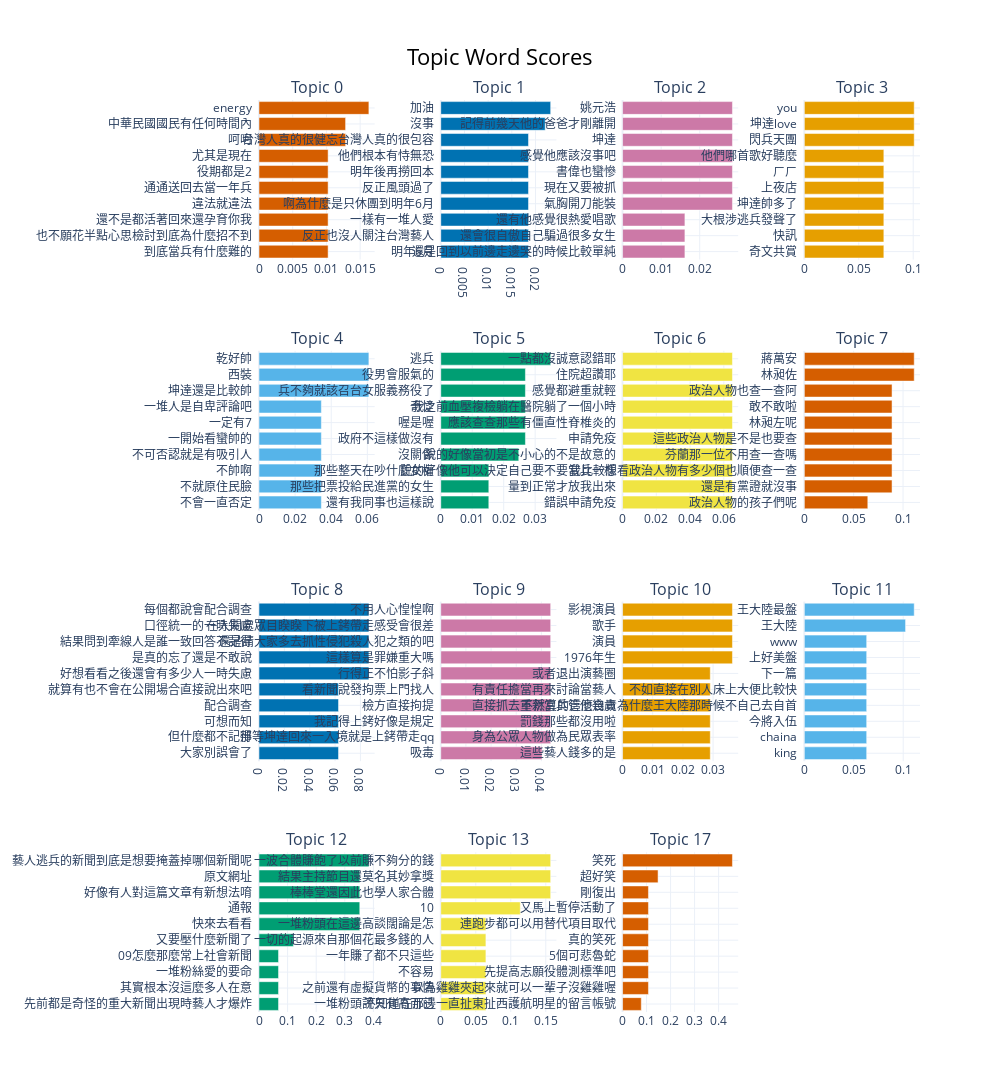
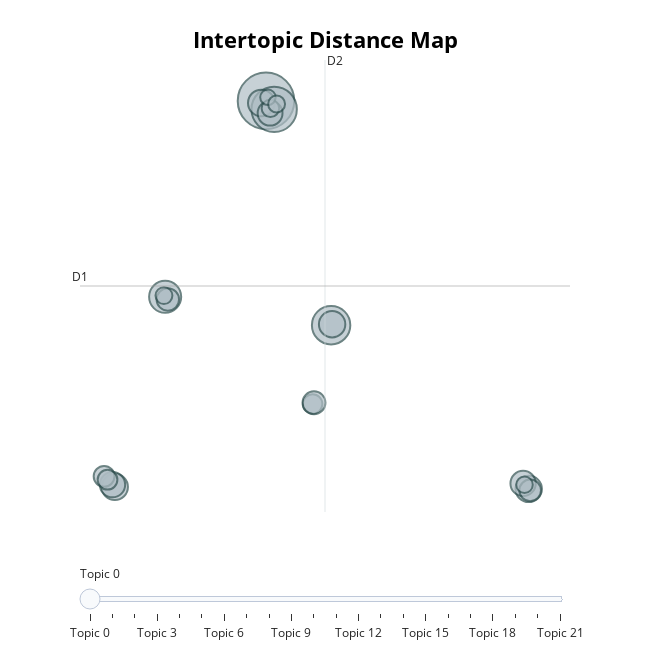
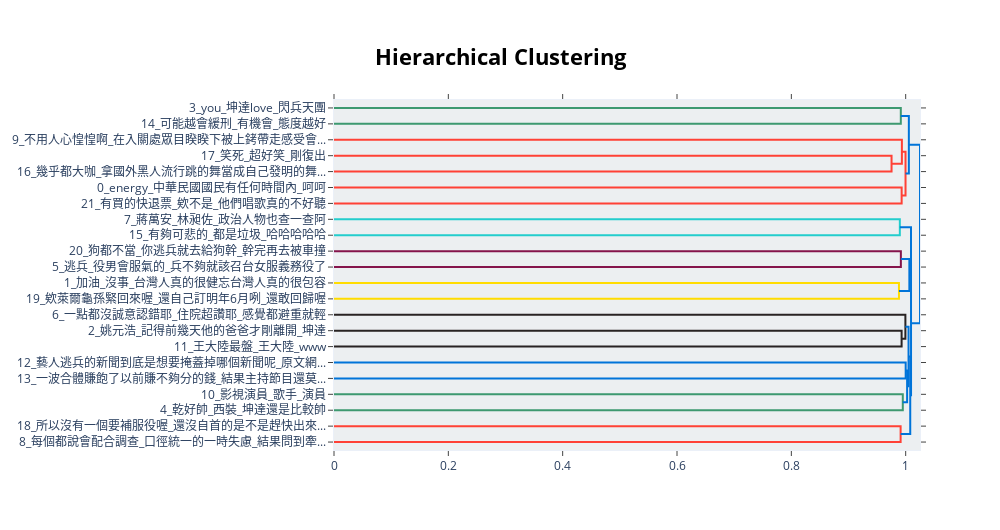
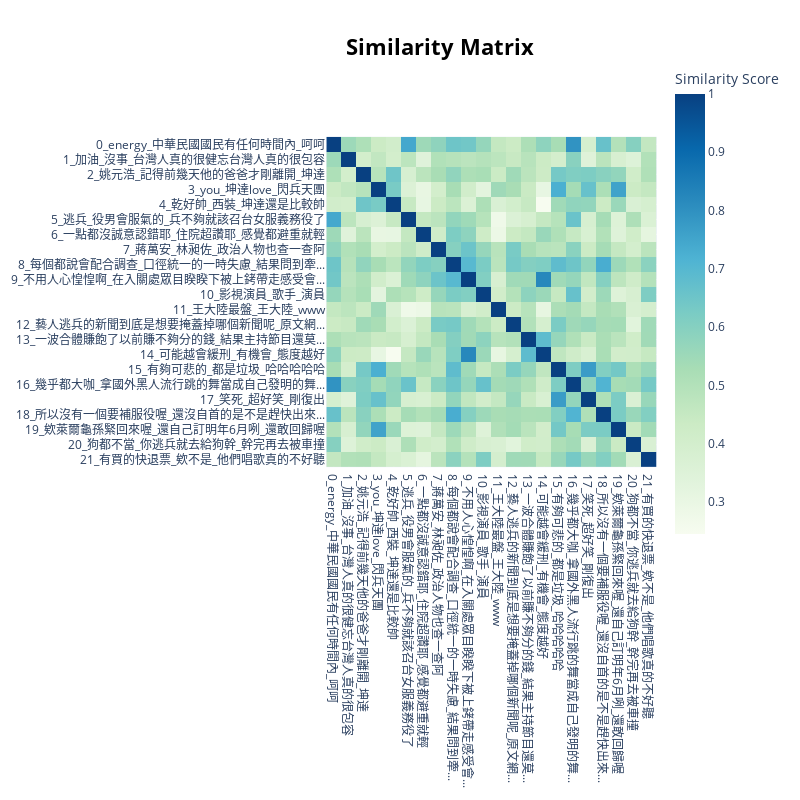

Write notebook code for charts like these, in order.
### Code cell
###############
# 圖形化顯示
###############

# top_n_topics: 顯示前幾個主題
# n_words: 每個主題顯示幾個關鍵字
fig1 = topic_model.visualize_barchart(top_n_topics=15, n_words=10, height=600)
fig1.show()

# 儲存為 HTML 檔（可以用瀏覽器開啟，保留互動功能）
fig1.write_html(f"topic_barchart_{platform_name}_overlap.html")

# intertopic distance map
fig2 = topic_model.visualize_topics()
fig2.show()
fig2.write_html(f"topic_distance_map_{platform_name}_overlap.html")

# Hierarchy
fig3 = topic_model.visualize_hierarchy()
fig3.show()
fig3.write_html(f"topic_hierarchy_{platform_name}_overlap.html")

# Heat Map
fig4 = topic_model.visualize_heatmap()
fig4.show()
fig4.write_html(f"topic_heatmap_{platform_name}_overlap.html")

### Figure 1 — Plotly figure (JSON) as saved in the notebook; plotly's stock layout.template omitted (floating-point values rounded to 4 significant figures)
{"data": [{"marker": {"color": "#D55E00"}, "orientation": "h", "type": "bar", "x": [0.01025, 0.01025, 0.01025, 0.01025, 0.01025, 0.01025, 0.01025, 0.01284, 0.01284, 0.0163], "xaxis": "x", "y": ["到底當兵有什麼難的  ", "也不願花半點心思檢討到底為什麼招不到  ", "還不是都活著回來還孕育你我  ", "違法就違法  ", "通通送回去當一年兵  ", "役期都是2  ", "尤其是現在  ", "呵呵  ", "中華民國國民有任何時間內  ", "energy  "], "yaxis": "y"}, {"marker": {"color": "#0072B2"}, "orientation": "h", "type": "bar", "x": [0.01852, 0.01852, 0.01852, 0.01852, 0.01852, 0.01852, 0.01852, 0.01852, 0.02204, 0.0232], "xaxis": "x2", "y": ["明年6月  ", "反正也沒人關注台灣藝人  ", "一樣有一堆人愛  ", "啊為什麼是只休團到明年6月  ", "反正風頭過了  ", "明年後再撈回本  ", "他們根本有恃無恐  ", "台灣人真的很健忘台灣人真的很包容  ", "沒事  ", "加油  "], "yaxis": "y2"}, {"marker": {"color": "#CC79A7"}, "orientation": "h", "type": "bar", "x": [0.01616, 0.01616, 0.01616, 0.02848, 0.02848, 0.02848, 0.02848, 0.02848, 0.02848, 0.02848], "xaxis": "x3", "y": ["還是回到以前邊走邊哭的時候比較單純  ", "還會很自傲自己騙過很多女生  ", "還有他感覺很熱愛唱歌  ", "氣胸開刀能裝  ", "現在又要被抓  ", "書偉也蠻慘  ", "感覺他應該沒事吧  ", "坤達  ", "記得前幾天他的爸爸才剛離開  ", "姚元浩  "], "yaxis": "y3"}, {"marker": {"color": "#E69F00"}, "orientation": "h", "type": "bar", "x": [0.07303, 0.07303, 0.07303, 0.07303, 0.07303, 0.07303, 0.07303, 0.1009, 0.1009, 0.1009], "xaxis": "x4", "y": ["奇文共賞  ", "快訊  ", "大根涉逃兵發聲了  ", "坤達帥多了  ", "上夜店  ", "ㄏㄏ  ", "他們哪首歌好聽麼  ", "閃兵天團  ", "坤達love  ", "you  "], "yaxis": "y4"}, {"marker": {"color": "#56B4E9"}, "orientation": "h", "type": "bar", "x": [0.03454, 0.03454, 0.03454, 0.03454, 0.03454, 0.03454, 0.03454, 0.06086, 0.06086, 0.06086], "xaxis": "x5", "y": ["不會一直否定  ", "不就原住民臉  ", "不帥啊  ", "不可否認就是有吸引人  ", "一開始看蠻帥的  ", "一定有7  ", "一堆人是自卑評論吧  ", "坤達還是比較帥  ", "西裝  ", "乾好帥  "], "yaxis": "y5"}, {"marker": {"color": "#009E73"}, "orientation": "h", "type": "bar", "x": [0.01527, 0.01527, 0.01527, 0.02479, 0.02691, 0.02691, 0.02691, 0.02691, 0.02691, 0.03493], "xaxis": "x6", "y": ["還有我同事也這樣說  ", "那些把票投給民進黨的女生  ", "那些整天在吵什麼女權  ", "沒關係  ", "政府不這樣做沒有  ", "喔是喔  ", "奇怪  ", "兵不夠就該召台女服義務役了  ", "役男會服氣的  ", "逃兵  "], "yaxis": "y6"}, {"marker": {"color": "#F0E442"}, "orientation": "h", "type": "bar", "x": [0.06511, 0.06511, 0.06511, 0.06511, 0.06511, 0.06511, 0.06511, 0.06511, 0.06511, 0.06511], "xaxis": "x7", "y": ["錯誤申請免疫  ", "量到正常才放我出來  ", "說的好像他可以決定自己要不要當兵一樣  ", "說的好像當初是不小心的不是故意的  ", "申請免疫  ", "應該查查那些有僵直性脊椎炎的  ", "我之前血壓複檢躺在醫院躺了一個小時  ", "感覺都避重就輕  ", "住院超讚耶  ", "一點都沒誠意認錯耶  "], "yaxis": "y7"}, {"marker": {"color": "#D55E00"}, "orientation": "h", "type": "bar", "x": [0.0643, 0.08886, 0.08886, 0.08886, 0.08886, 0.08886, 0.08886, 0.08886, 0.1113, 0.1113], "xaxis": "x8", "y": ["政治人物的孩子們呢  ", "還是有黨證就沒事  ", "我比較想看政治人物有多少個也順便查一查  ", "芬蘭那一位不用查一查嗎  ", "這些政治人物是不是也要查  ", "林昶左呢  ", "敢不敢啦  ", "政治人物也查一查阿  ", "林昶佐  ", "蔣萬安  "], "yaxis": "y8"}, {"marker": {"color": "#0072B2"}, "orientation": "h", "type": "bar", "x": [0.06272, 0.06272, 0.06272, 0.06272, 0.06272, 0.08668, 0.08668, 0.08668, 0.08668, 0.08668], "xaxis": "x9", "y": ["大家別誤會了  ", "但什麼都不記得  ", "可想而知  ", "配合調查  ", "就算有也不會在公開場合直接說出來吧  ", "好想看看之後還會有多少人一時失慮  ", "是真的忘了還是不敢說  ", "結果問到牽線人是誰一致回答不記得  ", "口徑統一的一時失慮  ", "每個都說會配合調查  "], "yaxis": "y9"}, {"marker": {"color": "#CC79A7"}, "orientation": "h", "type": "bar", "x": [0.04025, 0.04369, 0.04369, 0.04369, 0.04369, 0.04369, 0.04369, 0.04369, 0.04369, 0.04369], "xaxis": "x10", "y": ["吸毒  ", "那等坤達回來一入境就是上銬帶走qq  ", "我記得上銬好像是規定  ", "檢方直接拘提  ", "看新聞說發拘票上門找人  ", "行得正不怕影子斜  ", "這樣算是罪嫌重大嗎  ", "還是請大家多去抓性侵犯殺人犯之類的吧  ", "在入關處眾目睽睽下被上銬帶走感受會很差  ", "不用人心惶惶啊  "], "yaxis": "y10"}, {"marker": {"color": "#E69F00"}, "orientation": "h", "type": "bar", "x": [0.02907, 0.02907, 0.02907, 0.02907, 0.02907, 0.02907, 0.03642, 0.03642, 0.03642, 0.03642], "xaxis": "x11", "y": ["這些藝人錢多的是  ", "身為公眾人物做為民眾表率  ", "罰錢那些都沒用啦  ", "直接抓去重新當兵管他幾歲  ", "有責任擔當再來討論當藝人  ", "或者退出演藝圈  ", "1976年生  ", "演員  ", "歌手  ", "影視演員  "], "yaxis": "y11"}, {"marker": {"color": "#56B4E9"}, "orientation": "h", "type": "bar", "x": [0.06307, 0.06307, 0.06307, 0.06307, 0.06307, 0.06307, 0.06307, 0.06307, 0.1024, 0.1111], "xaxis": "x12", "y": ["king  ", "chaina  ", "今將入伍  ", "不然真的這麼自責為什麼王大陸那時候不自己去自首  ", "不如直接在別人床上大便比較快  ", "下一篇  ", "上好美盤  ", "www  ", "王大陸  ", "王大陸最盤  "], "yaxis": "y12"}, {"marker": {"color": "#009E73"}, "orientation": "h", "type": "bar", "x": [0.06826, 0.06826, 0.06826, 0.06826, 0.1203, 0.3523, 0.3523, 0.3523, 0.3523, 0.3842], "xaxis": "x13", "y": ["先前都是奇怪的重大新聞出現時藝人才爆炸  ", "其實根本沒這麼多人在意  ", "一堆粉絲愛的要命  ", "09怎麼那麼常上社會新聞  ", "又要壓什麼新聞了  ", "快來去看看  ", "通報  ", "好像有人對這篇文章有新想法唷  ", "原文網址  ", "藝人逃兵的新聞到底是想要掩蓋掉哪個新聞呢  "], "yaxis": "y13"}, {"marker": {"color": "#F0E442"}, "orientation": "h", "type": "bar", "x": [0.06447, 0.06447, 0.06447, 0.06447, 0.06447, 0.06447, 0.1136, 0.157, 0.157, 0.157], "xaxis": "x14", "y": ["一堆粉頭說只有高而已  ", "之前還有虛擬貨幣的事情  ", "不容易  ", "一年賺了都不只這些  ", "一切的起源來自那個花最多錢的人  ", "一堆粉頭在這邊高談闊論是怎  ", "10  ", "棒棒堂還因此也學人家合體  ", "結果主持節目還莫名其妙拿獎  ", "一波合體賺飽了以前賺不夠分的錢  "], "yaxis": "y14"}, {"marker": {"color": "#D55E00"}, "orientation": "h", "type": "bar", "x": [0.07805, 0.1079, 0.1079, 0.1079, 0.1079, 0.1079, 0.1079, 0.1079, 0.1479, 0.4576], "xaxis": "x15", "y": ["不知道在那邊一直扯東扯西護航明星的留言帳號  ", "以為雞雞夾起來就可以一輩子沒雞雞喔  ", "先提高志願役體測標準吧  ", "5個可悲魯蛇  ", "真的笑死  ", "連跑步都可以用替代項目取代  ", "又馬上暫停活動了  ", "剛復出  ", "超好笑  ", "笑死  "], "yaxis": "y15"}], "layout": {"annotations": [{"font": {"size": 16}, "showarrow": false, "text": "Topic 0", "x": 0.0875, "xanchor": "center", "xref": "paper", "y": 1, "yanchor": "bottom", "yref": "paper"}, {"font": {"size": 16}, "showarrow": false, "text": "Topic 1", "x": 0.3625, "xanchor": "center", "xref": "paper", "y": 1, "yanchor": "bottom", "yref": "paper"}, {"font": {"size": 16}, "showarrow": false, "text": "Topic 2", "x": 0.6375, "xanchor": "center", "xref": "paper", "y": 1, "yanchor": "bottom", "yref": "paper"}, {"font": {"size": 16}, "showarrow": false, "text": "Topic 3", "x": 0.9125, "xanchor": "center", "xref": "paper", "y": 1, "yanchor": "bottom", "yref": "paper"}, {"font": {"size": 16}, "showarrow": false, "text": "Topic 4", "x": 0.0875, "xanchor": "center", "xref": "paper", "y": 0.725, "yanchor": "bottom", "yref": "paper"}, {"font": {"size": 16}, "showarrow": false, "text": "Topic 5", "x": 0.3625, "xanchor": "center", "xref": "paper", "y": 0.725, "yanchor": "bottom", "yref": "paper"}, {"font": {"size": 16}, "showarrow": false, "text": "Topic 6", "x": 0.6375, "xanchor": "center", "xref": "paper", "y": 0.725, "yanchor": "bottom", "yref": "paper"}, {"font": {"size": 16}, "showarrow": false, "text": "Topic 7", "x": 0.9125, "xanchor": "center", "xref": "paper", "y": 0.725, "yanchor": "bottom", "yref": "paper"}, {"font": {"size": 16}, "showarrow": false, "text": "Topic 8", "x": 0.0875, "xanchor": "center", "xref": "paper", "y": 0.45, "yanchor": "bottom", "yref": "paper"}, {"font": {"size": 16}, "showarrow": false, "text": "Topic 9", "x": 0.3625, "xanchor": "center", "xref": "paper", "y": 0.45, "yanchor": "bottom", "yref": "paper"}, {"font": {"size": 16}, "showarrow": false, "text": "Topic 10", "x": 0.6375, "xanchor": "center", "xref": "paper", "y": 0.45, "yanchor": "bottom", "yref": "paper"}, {"font": {"size": 16}, "showarrow": false, "text": "Topic 11", "x": 0.9125, "xanchor": "center", "xref": "paper", "y": 0.45, "yanchor": "bottom", "yref": "paper"}, {"font": {"size": 16}, "showarrow": false, "text": "Topic 12", "x": 0.0875, "xanchor": "center", "xref": "paper", "y": 0.175, "yanchor": "bottom", "yref": "paper"}, {"font": {"size": 16}, "showarrow": false, "text": "Topic 13", "x": 0.3625, "xanchor": "center", "xref": "paper", "y": 0.175, "yanchor": "bottom", "yref": "paper"}, {"font": {"size": 16}, "showarrow": false, "text": "Topic 17", "x": 0.6375, "xanchor": "center", "xref": "paper", "y": 0.175, "yanchor": "bottom", "yref": "paper"}], "height": 2400, "hoverlabel": {"bgcolor": "white", "font": {"family": "Rockwell", "size": 16}}, "showlegend": false, "title": {"font": {"color": "Black", "size": 22}, "text": "Topic Word Scores", "x": 0.5, "xanchor": "center", "yanchor": "top"}, "width": 1000, "xaxis": {"anchor": "y", "domain": [0, 0.175], "showgrid": true}, "xaxis10": {"anchor": "y10", "domain": [0.275, 0.45], "showgrid": true}, "xaxis11": {"anchor": "y11", "domain": [0.55, 0.725], "showgrid": true}, "xaxis12": {"anchor": "y12", "domain": [0.825, 1], "showgrid": true}, "xaxis13": {"anchor": "y13", "domain": [0, 0.175], "showgrid": true}, "xaxis14": {"anchor": "y14", "domain": [0.275, 0.45], "showgrid": true}, "xaxis15": {"anchor": "y15", "domain": [0.55, 0.725], "showgrid": true}, "xaxis16": {"anchor": "y16", "domain": [0.825, 1], "showgrid": true}, "xaxis2": {"anchor": "y2", "domain": [0.275, 0.45], "showgrid": true}, "xaxis3": {"anchor": "y3", "domain": [0.55, 0.725], "showgrid": true}, "xaxis4": {"anchor": "y4", "domain": [0.825, 1], "showgrid": true}, "xaxis5": {"anchor": "y5", "domain": [0, 0.175], "showgrid": true}, "xaxis6": {"anchor": "y6", "domain": [0.275, 0.45], "showgrid": true}, "xaxis7": {"anchor": "y7", "domain": [0.55, 0.725], "showgrid": true}, "xaxis8": {"anchor": "y8", "domain": [0.825, 1], "showgrid": true}, "xaxis9": {"anchor": "y9", "domain": [0, 0.175], "showgrid": true}, "yaxis": {"anchor": "x", "domain": [0.825, 1], "showgrid": true}, "yaxis10": {"anchor": "x10", "domain": [0.275, 0.45], "showgrid": true}, "yaxis11": {"anchor": "x11", "domain": [0.275, 0.45], "showgrid": true}, "yaxis12": {"anchor": "x12", "domain": [0.275, 0.45], "showgrid": true}, "yaxis13": {"anchor": "x13", "domain": [0, 0.175], "showgrid": true}, "yaxis14": {"anchor": "x14", "domain": [0, 0.175], "showgrid": true}, "yaxis15": {"anchor": "x15", "domain": [0, 0.175], "showgrid": true}, "yaxis16": {"anchor": "x16", "domain": [0, 0.175], "showgrid": true}, "yaxis2": {"anchor": "x2", "domain": [0.825, 1], "showgrid": true}, "yaxis3": {"anchor": "x3", "domain": [0.825, 1], "showgrid": true}, "yaxis4": {"anchor": "x4", "domain": [0.825, 1], "showgrid": true}, "yaxis5": {"anchor": "x5", "domain": [0.55, 0.725], "showgrid": true}, "yaxis6": {"anchor": "x6", "domain": [0.55, 0.725], "showgrid": true}, "yaxis7": {"anchor": "x7", "domain": [0.55, 0.725], "showgrid": true}, "yaxis8": {"anchor": "x8", "domain": [0.55, 0.725], "showgrid": true}, "yaxis9": {"anchor": "x9", "domain": [0.275, 0.45], "showgrid": true}}}

### Figure 2 — Plotly figure (JSON) as saved in the notebook; plotly's stock layout.template omitted (floating-point values rounded to 4 significant figures)
{"data": [{"customdata": [[0, "energy | 中華民國國民有任何時間內 | 呵呵 | 尤其是現在 | 役期都是2", 280], [1, "加油 | 沒事 | 台灣人真的很健忘台灣人真的很包容 | 他們根本有恃無恐 | 明年後再撈回本", 180], [2, "姚元浩 | 記得前幾天他的爸爸才剛離開 | 坤達 | 感覺他應該沒事吧 | 書偉也蠻慘", 129], [3, "you | 坤達love | 閃兵天團 | 他們哪首歌好聽麼 | ㄏㄏ", 90], [4, "乾好帥 | 西裝 | 坤達還是比較帥 | 一堆人是自卑評論吧 | 一定有7", 61], [5, "逃兵 | 役男會服氣的 | 兵不夠就該召台女服義務役了 | 奇怪 | 喔是喔", 62], [6, "一點都沒誠意認錯耶 | 住院超讚耶 | 感覺都避重就輕 | 我之前血壓複檢躺在醫院躺了一個小時 | 應該查查那些有僵直性脊椎炎的", 61], [7, "蔣萬安 | 林昶佐 | 政治人物也查一查阿 | 敢不敢啦 | 林昶左呢", 60], [8, "每個都說會配合調查 | 口徑統一的一時失慮 | 結果問到牽線人是誰一致回答不記得 | 是真的忘了還是不敢說 | 好想看看之後還會有多少人一時失慮", 56], [9, "不用人心惶惶啊 | 在入關處眾目睽睽下被上銬帶走感受會很差 | 還是請大家多去抓性侵犯殺人犯之類的吧 | 這樣算是罪嫌重大嗎 | 行得正不怕影子斜", 56], [10, "影視演員 | 歌手 | 演員 | 1976年生 | 或者退出演藝圈", 54], [11, "王大陸最盤 | 王大陸 | www | 上好美盤 | 下一篇", 44], [12, "藝人逃兵的新聞到底是想要掩蓋掉哪個新聞呢 | 原文網址 | 好像有人對這篇文章有新想法唷 | 通報 | 快來去看看", 41], [13, "一波合體賺飽了以前賺不夠分的錢 | 結果主持節目還莫名其妙拿獎 | 棒棒堂還因此也學人家合體 | 10 | 一堆粉頭在這邊高談闊論是怎", 38], [14, "可能越會緩刑 | 有機會 | 態度越好 | 過往好像都是易科罰金繳錢了事 | 有真的被抓進去關的案例嗎", 34], [15, "有夠可悲的 | 都是垃圾 | 哈哈哈哈哈 | 噁心 | 上銬了吧", 33], [16, "幾乎都大咖 | 拿國外黑人流行跳的舞當成自己發明的舞步 | 在跟人家閃什麼兵 | 小杰 | 十六蹲不知道在蹲殺小", 27], [17, "笑死 | 超好笑 | 剛復出 | 又馬上暫停活動了 | 連跑步都可以用替代項目取代", 46], [18, "所以沒有一個要補服役喔 | 還沒自首的是不是趕快出來自首 | 誰還沒自首的趕快 | 不是不報 | 不要出來討補助救演藝圈了", 24], [19, "欸萊爾龜孫緊回來喔 | 還自己訂明年6月咧 | 還敢回歸喔 | 嬯依舊繼續護航 | 我們繼續看下去", 25], [20, "狗都不當 | 你逃兵就去給狗幹 | 幹完再去被車撞 | 管你形象多好 | 16蹲預備", 21], [21, "有買的快退票 | 欸不是 | 他們唱歌真的不好聽 | 不要讓閃兵團繼續賺大家的錢 | 剛出來時抄韓團", 25]], "hovertemplate": "<b>Topic %{customdata[0]}</b><br>%{customdata[1]}<br>Size: %{customdata[2]}", "legendgroup": "", "marker": {"color": "#B0BEC5", "line": {"color": "DarkSlateGrey", "width": 2}, "size": [280, 180, 129, 90, 61, 62, 61, 60, 56, 56, 54, 44, 41, 38, 34, 33, 27, 46, 24, 25, 21, 25], "sizemode": "area", "sizeref": 0.175, "symbol": "circle"}, "mode": "markers", "name": "", "orientation": "v", "showlegend": false, "type": "scatter", "x": [0.09485, 0.7121, 5.019, -7.532, 5.095, -0.26, 19.96, -11.34, 19.54, -11.51, 0.4035, -7.329, 20.07, -12.15, -11.89, 3.623, 0.4292, 3.724, 19.64, -7.622, 0.2425, 0.8962], "xaxis": "x", "y": [18.78, 18.14, 1.604, 3.781, 1.681, 18.62, -10.93, -10.78, -10.51, -10.6, 17.84, 3.577, -11.04, -9.967, -10.23, -4.43, 18.21, -4.329, -10.61, 3.871, 19.06, 18.55], "yaxis": "y"}], "layout": {"annotations": [{"showarrow": false, "text": "D1", "x": -13.97, "y": 4.608, "yshift": 10}, {"showarrow": false, "text": "D2", "x": 4.557, "xshift": 10, "y": 21.91}], "height": 650, "hoverlabel": {"bgcolor": "white", "font": {"family": "Rockwell", "size": 16}}, "legend": {"itemsizing": "constant", "tracegroupgap": 0}, "margin": {"t": 60}, "shapes": [{"line": {"color": "#CFD8DC", "width": 2}, "type": "line", "x0": 4.557, "x1": 4.557, "y0": -12.7, "y1": 21.91}, {"line": {"color": "#9E9E9E", "width": 2}, "type": "line", "x0": -13.97, "x1": 23.08, "y0": 4.608, "y1": 4.608}], "sliders": [{"active": 0, "pad": {"t": 50}, "steps": [{"args": [{"marker.color": [["red", "#B0BEC5", "#B0BEC5", "#B0BEC5", "#B0BEC5", "#B0BEC5", "#B0BEC5", "#B0BEC5", "#B0BEC5", "#B0BEC5", "#B0BEC5", "#B0BEC5", "#B0BEC5", "#B0BEC5", "#B0BEC5", "#B0BEC5", "#B0BEC5", "#B0BEC5", "#B0BEC5", "#B0BEC5", "#B0BEC5", "#B0BEC5"]]}], "label": "Topic 0", "method": "update"}, {"args": [{"marker.color": [["#B0BEC5", "red", "#B0BEC5", "#B0BEC5", "#B0BEC5", "#B0BEC5", "#B0BEC5", "#B0BEC5", "#B0BEC5", "#B0BEC5", "#B0BEC5", "#B0BEC5", "#B0BEC5", "#B0BEC5", "#B0BEC5", "#B0BEC5", "#B0BEC5", "#B0BEC5", "#B0BEC5", "#B0BEC5", "#B0BEC5", "#B0BEC5"]]}], "label": "Topic 1", "method": "update"}, {"args": [{"marker.color": [["#B0BEC5", "#B0BEC5", "red", "#B0BEC5", "#B0BEC5", "#B0BEC5", "#B0BEC5", "#B0BEC5", "#B0BEC5", "#B0BEC5", "#B0BEC5", "#B0BEC5", "#B0BEC5", "#B0BEC5", "#B0BEC5", "#B0BEC5", "#B0BEC5", "#B0BEC5", "#B0BEC5", "#B0BEC5", "#B0BEC5", "#B0BEC5"]]}], "label": "Topic 2", "method": "update"}, {"args": [{"marker.color": [["#B0BEC5", "#B0BEC5", "#B0BEC5", "red", "#B0BEC5", "#B0BEC5", "#B0BEC5", "#B0BEC5", "#B0BEC5", "#B0BEC5", "#B0BEC5", "#B0BEC5", "#B0BEC5", "#B0BEC5", "#B0BEC5", "#B0BEC5", "#B0BEC5", "#B0BEC5", "#B0BEC5", "#B0BEC5", "#B0BEC5", "#B0BEC5"]]}], "label": "Topic 3", "method": "update"}, {"args": [{"marker.color": [["#B0BEC5", "#B0BEC5", "#B0BEC5", "#B0BEC5", "red", "#B0BEC5", "#B0BEC5", "#B0BEC5", "#B0BEC5", "#B0BEC5", "#B0BEC5", "#B0BEC5", "#B0BEC5", "#B0BEC5", "#B0BEC5", "#B0BEC5", "#B0BEC5", "#B0BEC5", "#B0BEC5", "#B0BEC5", "#B0BEC5", "#B0BEC5"]]}], "label": "Topic 4", "method": "update"}, {"args": [{"marker.color": [["#B0BEC5", "#B0BEC5", "#B0BEC5", "#B0BEC5", "#B0BEC5", "red", "#B0BEC5", "#B0BEC5", "#B0BEC5", "#B0BEC5", "#B0BEC5", "#B0BEC5", "#B0BEC5", "#B0BEC5", "#B0BEC5", "#B0BEC5", "#B0BEC5", "#B0BEC5", "#B0BEC5", "#B0BEC5", "#B0BEC5", "#B0BEC5"]]}], "label": "Topic 5", "method": "update"}, {"args": [{"marker.color": [["#B0BEC5", "#B0BEC5", "#B0BEC5", "#B0BEC5", "#B0BEC5", "#B0BEC5", "red", "#B0BEC5", "#B0BEC5", "#B0BEC5", "#B0BEC5", "#B0BEC5", "#B0BEC5", "#B0BEC5", "#B0BEC5", "#B0BEC5", "#B0BEC5", "#B0BEC5", "#B0BEC5", "#B0BEC5", "#B0BEC5", "#B0BEC5"]]}], "label": "Topic 6", "method": "update"}, {"args": [{"marker.color": [["#B0BEC5", "#B0BEC5", "#B0BEC5", "#B0BEC5", "#B0BEC5", "#B0BEC5", "#B0BEC5", "red", "#B0BEC5", "#B0BEC5", "#B0BEC5", "#B0BEC5", "#B0BEC5", "#B0BEC5", "#B0BEC5", "#B0BEC5", "#B0BEC5", "#B0BEC5", "#B0BEC5", "#B0BEC5", "#B0BEC5", "#B0BEC5"]]}], "label": "Topic 7", "method": "update"}, {"args": [{"marker.color": [["#B0BEC5", "#B0BEC5", "#B0BEC5", "#B0BEC5", "#B0BEC5", "#B0BEC5", "#B0BEC5", "#B0BEC5", "red", "#B0BEC5", "#B0BEC5", "#B0BEC5", "#B0BEC5", "#B0BEC5", "#B0BEC5", "#B0BEC5", "#B0BEC5", "#B0BEC5", "#B0BEC5", "#B0BEC5", "#B0BEC5", "#B0BEC5"]]}], "label": "Topic 8", "method": "update"}, {"args": [{"marker.color": [["#B0BEC5", "#B0BEC5", "#B0BEC5", "#B0BEC5", "#B0BEC5", "#B0BEC5", "#B0BEC5", "#B0BEC5", "#B0BEC5", "red", "#B0BEC5", "#B0BEC5", "#B0BEC5", "#B0BEC5", "#B0BEC5", "#B0BEC5", "#B0BEC5", "#B0BEC5", "#B0BEC5", "#B0BEC5", "#B0BEC5", "#B0BEC5"]]}], "label": "Topic 9", "method": "update"}, {"args": [{"marker.color": [["#B0BEC5", "#B0BEC5", "#B0BEC5", "#B0BEC5", "#B0BEC5", "#B0BEC5", "#B0BEC5", "#B0BEC5", "#B0BEC5", "#B0BEC5", "red", "#B0BEC5", "#B0BEC5", "#B0BEC5", "#B0BEC5", "#B0BEC5", "#B0BEC5", "#B0BEC5", "#B0BEC5", "#B0BEC5", "#B0BEC5", "#B0BEC5"]]}], "label": "Topic 10", "method": "update"}, {"args": [{"marker.color": [["#B0BEC5", "#B0BEC5", "#B0BEC5", "#B0BEC5", "#B0BEC5", "#B0BEC5", "#B0BEC5", "#B0BEC5", "#B0BEC5", "#B0BEC5", "#B0BEC5", "red", "#B0BEC5", "#B0BEC5", "#B0BEC5", "#B0BEC5", "#B0BEC5", "#B0BEC5", "#B0BEC5", "#B0BEC5", "#B0BEC5", "#B0BEC5"]]}], "label": "Topic 11", "method": "update"}, {"args": [{"marker.color": [["#B0BEC5", "#B0BEC5", "#B0BEC5", "#B0BEC5", "#B0BEC5", "#B0BEC5", "#B0BEC5", "#B0BEC5", "#B0BEC5", "#B0BEC5", "#B0BEC5", "#B0BEC5", "red", "#B0BEC5", "#B0BEC5", "#B0BEC5", "#B0BEC5", "#B0BEC5", "#B0BEC5", "#B0BEC5", "#B0BEC5", "#B0BEC5"]]}], "label": "Topic 12", "method": "update"}, {"args": [{"marker.color": [["#B0BEC5", "#B0BEC5", "#B0BEC5", "#B0BEC5", "#B0BEC5", "#B0BEC5", "#B0BEC5", "#B0BEC5", "#B0BEC5", "#B0BEC5", "#B0BEC5", "#B0BEC5", "#B0BEC5", "red", "#B0BEC5", "#B0BEC5", "#B0BEC5", "#B0BEC5", "#B0BEC5", "#B0BEC5", "#B0BEC5", "#B0BEC5"]]}], "label": "Topic 13", "method": "update"}, {"args": [{"marker.color": [["#B0BEC5", "#B0BEC5", "#B0BEC5", "#B0BEC5", "#B0BEC5", "#B0BEC5", "#B0BEC5", "#B0BEC5", "#B0BEC5", "#B0BEC5", "#B0BEC5", "#B0BEC5", "#B0BEC5", "#B0BEC5", "red", "#B0BEC5", "#B0BEC5", "#B0BEC5", "#B0BEC5", "#B0BEC5", "#B0BEC5", "#B0BEC5"]]}], "label": "Topic 14", "method": "update"}, {"args": [{"marker.color": [["#B0BEC5", "#B0BEC5", "#B0BEC5", "#B0BEC5", "#B0BEC5", "#B0BEC5", "#B0BEC5", "#B0BEC5", "#B0BEC5", "#B0BEC5", "#B0BEC5", "#B0BEC5", "#B0BEC5", "#B0BEC5", "#B0BEC5", "red", "#B0BEC5", "#B0BEC5", "#B0BEC5", "#B0BEC5", "#B0BEC5", "#B0BEC5"]]}], "label": "Topic 15", "method": "update"}, {"args": [{"marker.color": [["#B0BEC5", "#B0BEC5", "#B0BEC5", "#B0BEC5", "#B0BEC5", "#B0BEC5", "#B0BEC5", "#B0BEC5", "#B0BEC5", "#B0BEC5", "#B0BEC5", "#B0BEC5", "#B0BEC5", "#B0BEC5", "#B0BEC5", "#B0BEC5", "red", "#B0BEC5", "#B0BEC5", "#B0BEC5", "#B0BEC5", "#B0BEC5"]]}], "label": "Topic 16", "method": "update"}, {"args": [{"marker.color": [["#B0BEC5", "#B0BEC5", "#B0BEC5", "#B0BEC5", "#B0BEC5", "#B0BEC5", "#B0BEC5", "#B0BEC5", "#B0BEC5", "#B0BEC5", "#B0BEC5", "#B0BEC5", "#B0BEC5", "#B0BEC5", "#B0BEC5", "#B0BEC5", "#B0BEC5", "red", "#B0BEC5", "#B0BEC5", "#B0BEC5", "#B0BEC5"]]}], "label": "Topic 17", "method": "update"}, {"args": [{"marker.color": [["#B0BEC5", "#B0BEC5", "#B0BEC5", "#B0BEC5", "#B0BEC5", "#B0BEC5", "#B0BEC5", "#B0BEC5", "#B0BEC5", "#B0BEC5", "#B0BEC5", "#B0BEC5", "#B0BEC5", "#B0BEC5", "#B0BEC5", "#B0BEC5", "#B0BEC5", "#B0BEC5", "red", "#B0BEC5", "#B0BEC5", "#B0BEC5"]]}], "label": "Topic 18", "method": "update"}, {"args": [{"marker.color": [["#B0BEC5", "#B0BEC5", "#B0BEC5", "#B0BEC5", "#B0BEC5", "#B0BEC5", "#B0BEC5", "#B0BEC5", "#B0BEC5", "#B0BEC5", "#B0BEC5", "#B0BEC5", "#B0BEC5", "#B0BEC5", "#B0BEC5", "#B0BEC5", "#B0BEC5", "#B0BEC5", "#B0BEC5", "red", "#B0BEC5", "#B0BEC5"]]}], "label": "Topic 19", "method": "update"}, {"args": [{"marker.color": [["#B0BEC5", "#B0BEC5", "#B0BEC5", "#B0BEC5", "#B0BEC5", "#B0BEC5", "#B0BEC5", "#B0BEC5", "#B0BEC5", "#B0BEC5", "#B0BEC5", "#B0BEC5", "#B0BEC5", "#B0BEC5", "#B0BEC5", "#B0BEC5", "#B0BEC5", "#B0BEC5", "#B0BEC5", "#B0BEC5", "red", "#B0BEC5"]]}], "label": "Topic 20", "method": "update"}, {"args": [{"marker.color": [["#B0BEC5", "#B0BEC5", "#B0BEC5", "#B0BEC5", "#B0BEC5", "#B0BEC5", "#B0BEC5", "#B0BEC5", "#B0BEC5", "#B0BEC5", "#B0BEC5", "#B0BEC5", "#B0BEC5", "#B0BEC5", "#B0BEC5", "#B0BEC5", "#B0BEC5", "#B0BEC5", "#B0BEC5", "#B0BEC5", "#B0BEC5", "red"]]}], "label": "Topic 21", "method": "update"}]}], "title": {"font": {"color": "Black", "size": 22}, "text": "<b>Intertopic Distance Map</b>", "x": 0.5, "xanchor": "center", "y": 0.95, "yanchor": "top"}, "width": 650, "xaxis": {"anchor": "y", "domain": [0, 1], "range": [-13.97, 23.08], "title": {"text": ""}, "visible": false}, "yaxis": {"anchor": "x", "domain": [0, 1], "range": [-12.7, 21.91], "title": {"text": ""}, "visible": false}}}

### Figure 3 — Plotly figure (JSON) as saved in the notebook; plotly's stock layout.template omitted (floating-point values rounded to 4 significant figures)
{"data": [{"hoverinfo": "text", "marker": {"color": "rgb(61,153,112)"}, "mode": "lines", "type": "scatter", "x": [0.0, 0.9915, 0.9915, 0.0], "xaxis": "x", "y": [-5.0, -5.0, -15.0, -15.0], "yaxis": "y"}, {"hoverinfo": "text", "marker": {"color": "rgb(255,65,54)"}, "mode": "lines", "type": "scatter", "x": [0.0, 0.9753, 0.9753, 0.0], "xaxis": "x", "y": [-35.0, -35.0, -45.0, -45.0], "yaxis": "y"}, {"hoverinfo": "text", "marker": {"color": "rgb(255,65,54)"}, "mode": "lines", "type": "scatter", "x": [0.0, 0.9934, 0.9934, 0.9753], "xaxis": "x", "y": [-25.0, -25.0, -40.0, -40.0], "yaxis": "y"}, {"hoverinfo": "text", "marker": {"color": "rgb(255,65,54)"}, "mode": "lines", "type": "scatter", "x": [0.0, 0.9929, 0.9929, 0.0], "xaxis": "x", "y": [-55.0, -55.0, -65.0, -65.0], "yaxis": "y"}, {"hoverinfo": "text", "marker": {"color": "rgb(255,65,54)"}, "mode": "lines", "type": "scatter", "x": [0.9934, 0.9997, 0.9997, 0.9929], "xaxis": "x", "y": [-32.5, -32.5, -60.0, -60.0], "yaxis": "y"}, {"hoverinfo": "text", "marker": {"color": "rgb(0,116,217)"}, "mode": "lines", "type": "scatter", "x": [0.9915, 1.006, 1.006, 0.9997], "xaxis": "x", "y": [-10.0, -10.0, -46.25, -46.25], "yaxis": "y"}, {"hoverinfo": "text", "marker": {"color": "rgb(35,205,205)"}, "mode": "lines", "type": "scatter", "x": [0.0, 0.9898, 0.9898, 0.0], "xaxis": "x", "y": [-75.0, -75.0, -85.0, -85.0], "yaxis": "y"}, {"hoverinfo": "text", "marker": {"color": "rgb(133,20,75)"}, "mode": "lines", "type": "scatter", "x": [0.0, 0.9916, 0.9916, 0.0], "xaxis": "x", "y": [-95.0, -95.0, -105.0, -105.0], "yaxis": "y"}, {"hoverinfo": "text", "marker": {"color": "rgb(255,220,0)"}, "mode": "lines", "type": "scatter", "x": [0.0, 0.9882, 0.9882, 0.0], "xaxis": "x", "y": [-115.0, -115.0, -125.0, -125.0], "yaxis": "y"}, {"hoverinfo": "text", "marker": {"color": "rgb(0,116,217)"}, "mode": "lines", "type": "scatter", "x": [0.9916, 1.006, 1.006, 0.9882], "xaxis": "x", "y": [-100.0, -100.0, -120.0, -120.0], "yaxis": "y"}, {"hoverinfo": "text", "marker": {"color": "rgb(0,116,217)"}, "mode": "lines", "type": "scatter", "x": [0.9898, 1.009, 1.009, 1.006], "xaxis": "x", "y": [-80.0, -80.0, -110.0, -110.0], "yaxis": "y"}, {"hoverinfo": "text", "marker": {"color": "rgb(40,35,35)"}, "mode": "lines", "type": "scatter", "x": [0.0, 0.9929, 0.9929, 0.0], "xaxis": "x", "y": [-145.0, -145.0, -155.0, -155.0], "yaxis": "y"}, {"hoverinfo": "text", "marker": {"color": "rgb(40,35,35)"}, "mode": "lines", "type": "scatter", "x": [0.0, 0.9995, 0.9995, 0.9929], "xaxis": "x", "y": [-135.0, -135.0, -150.0, -150.0], "yaxis": "y"}, {"hoverinfo": "text", "marker": {"color": "rgb(0,116,217)"}, "mode": "lines", "type": "scatter", "x": [0.0, 1.0, 1.0, 0.0], "xaxis": "x", "y": [-165.0, -165.0, -175.0, -175.0], "yaxis": "y"}, {"hoverinfo": "text", "marker": {"color": "rgb(61,153,112)"}, "mode": "lines", "type": "scatter", "x": [0.0, 0.995, 0.995, 0.0], "xaxis": "x", "y": [-185.0, -185.0, -195.0, -195.0], "yaxis": "y"}, {"hoverinfo": "text", "marker": {"color": "rgb(0,116,217)"}, "mode": "lines", "type": "scatter", "x": [1.0, 1.003, 1.003, 0.995], "xaxis": "x", "y": [-170.0, -170.0, -190.0, -190.0], "yaxis": "y"}, {"hoverinfo": "text", "marker": {"color": "rgb(0,116,217)"}, "mode": "lines", "type": "scatter", "x": [0.9995, 1.005, 1.005, 1.003], "xaxis": "x", "y": [-142.5, -142.5, -180.0, -180.0], "yaxis": "y"}, {"hoverinfo": "text", "marker": {"color": "rgb(255,65,54)"}, "mode": "lines", "type": "scatter", "x": [0.0, 0.9911, 0.9911, 0.0], "xaxis": "x", "y": [-205.0, -205.0, -215.0, -215.0], "yaxis": "y"}, {"hoverinfo": "text", "marker": {"color": "rgb(0,116,217)"}, "mode": "lines", "type": "scatter", "x": [1.005, 1.008, 1.008, 0.9911], "xaxis": "x", "y": [-161.2, -161.2, -210.0, -210.0], "yaxis": "y"}, {"hoverinfo": "text", "marker": {"color": "rgb(0,116,217)"}, "mode": "lines", "type": "scatter", "x": [1.009, 1.009, 1.009, 1.008], "xaxis": "x", "y": [-95.0, -95.0, -185.6, -185.6], "yaxis": "y"}, {"hoverinfo": "text", "marker": {"color": "rgb(0,116,217)"}, "mode": "lines", "type": "scatter", "x": [1.006, 1.025, 1.025, 1.009], "xaxis": "x", "y": [-28.12, -28.12, -140.3, -140.3], "yaxis": "y"}], "layout": {"autosize": false, "height": 530, "hoverlabel": {"bgcolor": "white", "font": {"family": "Rockwell", "size": 16}}, "hovermode": "closest", "plot_bgcolor": "#ECEFF1", "showlegend": false, "title": {"font": {"color": "Black", "size": 22}, "text": "<b>Hierarchical Clustering</b>", "x": 0.5, "xanchor": "center", "yanchor": "top"}, "width": 1000, "xaxis": {"mirror": "allticks", "rangemode": "tozero", "showgrid": false, "showline": true, "showticklabels": true, "ticks": "outside", "type": "linear", "zeroline": false}, "yaxis": {"mirror": "allticks", "range": [-220, 0], "rangemode": "tozero", "showgrid": false, "showline": true, "showticklabels": true, "tickmode": "array", "ticks": "outside", "ticktext": ["3_you_坤達love_閃兵天團", "14_可能越會緩刑_有機會_態度越好", "9_不用人心惶惶啊_在入關處眾目睽睽下被上銬帶走感受會...", "17_笑死_超好笑_剛復出", "16_幾乎都大咖_拿國外黑人流行跳的舞當成自己發明的舞...", "0_energy_中華民國國民有任何時間內_呵呵", "21_有買的快退票_欸不是_他們唱歌真的不好聽", "7_蔣萬安_林昶佐_政治人物也查一查阿", "15_有夠可悲的_都是垃圾_哈哈哈哈哈", "20_狗都不當_你逃兵就去給狗幹_幹完再去被車撞", "5_逃兵_役男會服氣的_兵不夠就該召台女服義務役了", "1_加油_沒事_台灣人真的很健忘台灣人真的很包容", "19_欸萊爾龜孫緊回來喔_還自己訂明年6月咧_還敢回歸喔", "6_一點都沒誠意認錯耶_住院超讚耶_感覺都避重就輕", "2_姚元浩_記得前幾天他的爸爸才剛離開_坤達", "11_王大陸最盤_王大陸_www", "12_藝人逃兵的新聞到底是想要掩蓋掉哪個新聞呢_原文網...", "13_一波合體賺飽了以前賺不夠分的錢_結果主持節目還莫...", "10_影視演員_歌手_演員", "4_乾好帥_西裝_坤達還是比較帥", "18_所以沒有一個要補服役喔_還沒自首的是不是趕快出來...", "8_每個都說會配合調查_口徑統一的一時失慮_結果問到牽..."], "tickvals": [-5, -15, -25, -35, -45, -55, -65, -75, -85, -95, -105, -115, -125, -135, -145, -155, -165, -175, -185, -195, -205, -215], "type": "linear", "zeroline": false}}}

### Figure 4 — Plotly figure (JSON) as saved in the notebook; plotly's stock layout.template omitted (floating-point values rounded to 4 significant figures; data arrays with more than 128 entries replaced by an {"elided": "..."} marker saying what was removed)
{"data": [{"coloraxis": "coloraxis", "hovertemplate": "x: %{x}<br>y: %{y}<br>Similarity Score: %{z}<extra></extra>", "name": "0", "type": "heatmap", "x": ["0_energy_中華民國國民有任何時間內_呵呵", "1_加油_沒事_台灣人真的很健忘台灣人真的很包容", "2_姚元浩_記得前幾天他的爸爸才剛離開_坤達", "3_you_坤達love_閃兵天團", "4_乾好帥_西裝_坤達還是比較帥", "5_逃兵_役男會服氣的_兵不夠就該召台女服義務役了", "6_一點都沒誠意認錯耶_住院超讚耶_感覺都避重就輕", "7_蔣萬安_林昶佐_政治人物也查一查阿", "8_每個都說會配合調查_口徑統一的一時失慮_結果問到牽...", "9_不用人心惶惶啊_在入關處眾目睽睽下被上銬帶走感受會...", "10_影視演員_歌手_演員", "11_王大陸最盤_王大陸_www", "12_藝人逃兵的新聞到底是想要掩蓋掉哪個新聞呢_原文網...", "13_一波合體賺飽了以前賺不夠分的錢_結果主持節目還莫...", "14_可能越會緩刑_有機會_態度越好", "15_有夠可悲的_都是垃圾_哈哈哈哈哈", "16_幾乎都大咖_拿國外黑人流行跳的舞當成自己發明的舞...", "17_笑死_超好笑_剛復出", "18_所以沒有一個要補服役喔_還沒自首的是不是趕快出來...", "19_欸萊爾龜孫緊回來喔_還自己訂明年6月咧_還敢回歸喔", "20_狗都不當_你逃兵就去給狗幹_幹完再去被車撞", "21_有買的快退票_欸不是_他們唱歌真的不好聽"], "xaxis": "x", "y": ["0_energy_中華民國國民有任何時間內_呵呵", "1_加油_沒事_台灣人真的很健忘台灣人真的很包容", "2_姚元浩_記得前幾天他的爸爸才剛離開_坤達", "3_you_坤達love_閃兵天團", "4_乾好帥_西裝_坤達還是比較帥", "5_逃兵_役男會服氣的_兵不夠就該召台女服義務役了", "6_一點都沒誠意認錯耶_住院超讚耶_感覺都避重就輕", "7_蔣萬安_林昶佐_政治人物也查一查阿", "8_每個都說會配合調查_口徑統一的一時失慮_結果問到牽...", "9_不用人心惶惶啊_在入關處眾目睽睽下被上銬帶走感受會...", "10_影視演員_歌手_演員", "11_王大陸最盤_王大陸_www", "12_藝人逃兵的新聞到底是想要掩蓋掉哪個新聞呢_原文網...", "13_一波合體賺飽了以前賺不夠分的錢_結果主持節目還莫...", "14_可能越會緩刑_有機會_態度越好", "15_有夠可悲的_都是垃圾_哈哈哈哈哈", "16_幾乎都大咖_拿國外黑人流行跳的舞當成自己發明的舞...", "17_笑死_超好笑_剛復出", "18_所以沒有一個要補服役喔_還沒自首的是不是趕快出來...", "19_欸萊爾龜孫緊回來喔_還自己訂明年6月咧_還敢回歸喔", "20_狗都不當_你逃兵就去給狗幹_幹完再去被車撞", "21_有買的快退票_欸不是_他們唱歌真的不好聽"], "yaxis": "y", "z": {"elided": "22x22 float values"}}], "layout": {"coloraxis": {"colorbar": {"title": {"text": "Similarity Score"}}, "colorscale": [[0, "rgb(247,252,240)"], [0.125, "rgb(224,243,219)"], [0.25, "rgb(204,235,197)"], [0.375, "rgb(168,221,181)"], [0.5, "rgb(123,204,196)"], [0.625, "rgb(78,179,211)"], [0.75, "rgb(43,140,190)"], [0.875, "rgb(8,104,172)"], [1, "rgb(8,64,129)"]]}, "height": 800, "hoverlabel": {"bgcolor": "white", "font": {"family": "Rockwell", "size": 16}}, "legend": {"title": {"text": "Trend"}}, "margin": {"t": 60}, "showlegend": true, "title": {"font": {"color": "Black", "size": 22}, "text": "<b>Similarity Matrix</b>", "x": 0.55, "xanchor": "center", "y": 0.95, "yanchor": "top"}, "width": 800, "xaxis": {"anchor": "y", "constrain": "domain", "domain": [0, 1], "scaleanchor": "y"}, "yaxis": {"anchor": "x", "autorange": "reversed", "constrain": "domain", "domain": [0, 1]}}}
